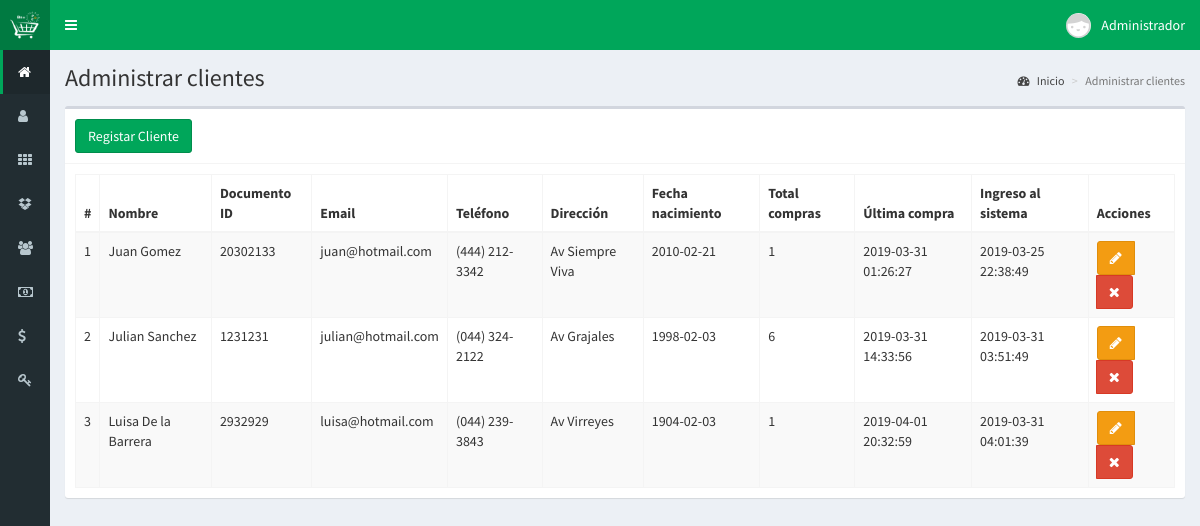
Screenshot of /clientes (signed in) with the database file from the repository.
### tables this page shows
CREATE TABLE `clientes` (
  `id` int(11) NOT NULL AUTO_INCREMENT,
  `nombre` text NOT NULL,
  `documento` int(11) NOT NULL,
  `email` text NOT NULL,
  `telefono` text NOT NULL,
  `direccion` text NOT NULL,
  `fecha_nacimiento` date NOT NULL,
  `compras` int(11) DEFAULT NULL,
  `fecha` timestamp NOT NULL DEFAULT CURRENT_TIMESTAMP,
  `ultima_compra` datetime DEFAULT NULL,
  PRIMARY KEY (`id`)
);

### controladores/plantilla.controlador.php (called while the page is built)
<?php
class ControladorPlantilla{
  static public function ctrPlantilla(){
    include "vistas/plantilla.php";
  }
}

### index.php (called while the page is built, shortened)
<?php
require_once "controladores/plantilla.controlador.php";
require_once "controladores/ventas.controlador.php";
require_once "controladores/clientes.controlador.php";
require_once "controladores/auditoria.controlador.php";
require_once "modelos/clientes.modelo.php";
$plantilla = new ControladorPlantilla();
$plantilla->ctrPlantilla();

### controladores/clientes.controlador.php (called while the page is built, shortened)
<?php
class ControladorClientes{
	static public function ctrMostrarClientes($item, $valor){
		$tabla = "clientes";
		$respuesta = ModeloClientes::mdlMostrarClientes($tabla, $item, $valor);
		return $respuesta;
	}
}

### modelos/conexion.php (called while the page is built)
<?php
class Conexion{
	static public function conectar(){
    $user = $_SESSION["preusuario"];
		$link = new PDO("mysql:host=localhost;dbname=simgedic",
                      $user,
  						        "",
  						        array(PDO::ATTR_ERRMODE => PDO::ERRMODE_EXCEPTION,
  		                      PDO::MYSQL_ATTR_INIT_COMMAND => "SET NAMES utf8")
  						        );
  		return $link;
	}
}

### modelos/clientes.modelo.php (called while the page is built, shortened)
<?php
require_once "conexion.php";
class ModeloClientes{
	static public function mdlMostrarClientes($tabla, $item, $valor){
		if($item != null){
			$stmt = Conexion::conectar()->prepare("SELECT * FROM $tabla WHERE $item = :$item");
			$stmt -> bindParam(":".$item, $valor, PDO::PARAM_STR);
			$stmt -> execute();
			return $stmt -> fetch();
		}else{
			$stmt = Conexion::conectar()->prepare("SELECT * FROM $tabla");
			$stmt -> execute();
			return $stmt -> fetchAll();
		}
	}
}

### vistas/modulos/clientes.php (the view, shortened to what this page needs)
<div class="content-wrapper">
  <section class="content-header">
    <h1>
      Administrar clientes
    </h1>
    <ol class="breadcrumb">
      <li><a href="inicio"><i class="fa fa-dashboard"></i> Inicio</a></li>
      <li class="active">Administrar clientes</li>
    </ol>
  </section>
  <section class="content">
    <div class="box">
      <div class="box-header with-border">
        <button class="btn btn-success" data-toggle="modal" data-target="#modalAgregarCliente">
          Registar Cliente
        </button>
      </div>
      <div class="box-body">
       <table class="table table-bordered table-striped dt-responsive tablas" width="100%">
        <thead>
         <tr>
           <th style="width:10px">#</th>
           <th>Nombre</th>
           <th>Documento ID</th>
           <th>Email</th>
           <th>Teléfono</th>
           <th>Dirección</th>
           <th>Fecha nacimiento</th>
           <th>Total compras</th>
           <th>Última compra</th>
           <th>Ingreso al sistema</th>
           <?php if($_SESSION["perfil"] !="Vendedor"){ ?>
            <th>Acciones</th>
          <?php } ?>
         </tr>
        </thead>
        <tbody>
        <?php
          $item = null;
          $valor = null;
          $clientes = ControladorClientes::ctrMostrarClientes($item, $valor);
          foreach ($clientes as $key => $value) {
            echo '<tr>
                    <td>'.($key+1).'</td>
                    <td>'.$value["nombre"].'</td>
                    <td>'.$value["documento"].'</td>
                    <td>'.$value["email"].'</td>
                    <td>'.$value["telefono"].'</td>
                    <td>'.$value["direccion"].'</td>
                    <td>'.$value["fecha_nacimiento"].'</td>
                    <td>'.$value["compras"].'</td>';
                    if($value["ultima_compra"]=="1000-01-01 00:00:00"){
                      echo '<td>0000-00-00 00:00:00</td>';
                    }else{
                      echo '<td>'.$value["ultima_compra"].'</td>';
                    }
                  echo  '<td>'.$value["fecha"].'</td>';
                  if($_SESSION["perfil"] !="Vendedor"){
                    echo '<td>
                      <div class="btn-group">';
                    echo '<button class="btn btn-warning btnEditarCliente" data-toggle="modal" data-target="#modalEditarCliente" idCliente="'.$value["id"].'"><i class="fa fa-pencil"></i></button>';
                    if($_SESSION["perfil"] =="Administrador"){
                      echo '<button class="btn btn-danger btnEliminarCliente" idCliente="'.$value["id"].'"><i class="fa fa-times"></i></button>';
                    }
                    echo '</div></td>';
                  }
                  echo '</tr>';
            }
        ?>
        </tbody>
       </table>
      </div>
    </div>
  </section>
</div>

### vistas/css/plantilla.css (style rules this page uses)
a { color: #008d4c; }

### rows the page displays
clientes: nombre "Juan Gomez", documento "20302133", email "juan@hotmail.com", telefono "(444) 212-3342", direccion "Av Siempre Viva", fecha_nacimiento "2010-02-21", compras "1", ultima_compra "2019-03-31 01:26:27", fecha "2019-03-25 22:38:49"
clientes: nombre "Julian Sanchez", documento "1231231", email "julian@hotmail.com", telefono "(044) 324-2122", direccion "Av Grajales", fecha_nacimiento "1998-02-03", compras "6", ultima_compra "2019-03-31 14:33:56", fecha "2019-03-31 03:51:49"
clientes: nombre "Luisa De la Barrera", documento "2932929", email "luisa@hotmail.com", telefono "(044) 239-3843", direccion "Av Virreyes", fecha_nacimiento "1904-02-03", compras "1", ultima_compra "2019-04-01 20:32:59", fecha "2019-03-31 04:01:39"

### other values shown
$_SESSION["nombre"] "Administrador"
